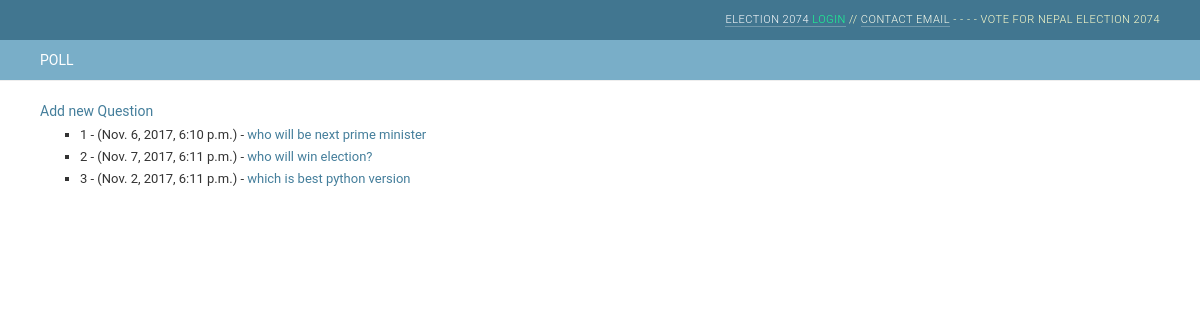
Screenshot of /polls/ with the database file from the repository.
### polls/models.py (models this page shows, shortened)
class Question(models.Model):
    question_text = models.CharField(max_length=200,help_text='Enter your Question')
    pub_date = models.DateTimeField('date published',help_text='date published')

### polls/views.py (the view)
def index(request):
    latest_question_list = Question.objects.all()
    context = {'latest_question_list': latest_question_list}
    return render(request, 'polls/index.html', context)

### polls/templates/polls/index.html
{% extends "polls/base.html" %}
{% block content %}
{% if latest_question_list %}
<a href="/polls/add">Add new Question</a>
    <ul>
    {% for question in latest_question_list %}
        <li>{{ question.id }} - ({{ question.pub_date }}) - <a href="{% url 'polls:detail' question.id %}">{{ question.question_text }}</a></li>
    {% endfor %}
    </ul>
{% else %}
    <p>No polls are available.</p>
{% endif %}
 {% endblock %}

### polls/static/css/base.css (style rules this page uses)
body { margin: 0; padding: 0; font-size: 14px; font-family: "Roboto","Lucida Grande","DejaVu Sans","Bitstream Vera Sans",Verdana,Arial,sans-serif; color: #333; background: #fff; }
a:link, a:visited { color: #447e9b; text-decoration: none; }
p, ol, ul, dl { margin: .2em 0 .8em 0; }
ul li { list-style-type: square; padding: 1px 0; }
li, dt, dd { font-size: 13px; line-height: 20px; }

### rows the page displays
Question: id "1", pub_date "Nov. 6, 2017, 6:10 p.m.", question_text "who will be next prime minister"
Question: id "2", pub_date "Nov. 7, 2017, 6:11 p.m.", question_text "who will win election?"
Question: id "3", pub_date "Nov. 2, 2017, 6:11 p.m.", question_text "which is best python version"
